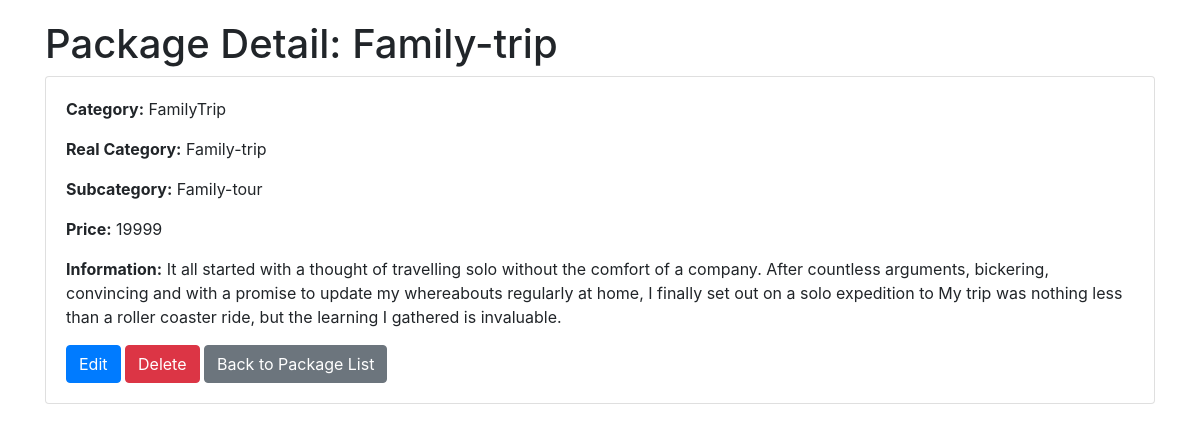
Screenshot of /packages/2/ with the database file from the repository.
### tour/models.py (models this page shows, shortened)
class Packages(models.Model):
    category = models.ForeignKey(Category, on_delete=models.CASCADE)
    real_category = models.CharField(max_length=50)
    subcategory = models.CharField(max_length=200)
    packages = models.CharField(max_length=200)
    price = models.PositiveIntegerField()
    information = models.TextField()

class Category(models.Model):
    name = models.CharField(max_length=50)
    description = models.TextField(blank=True)
    def __str__(self):
        return f"{self.name}"

### tour/views.py (the view)
# urls.py: path('packages/<int:pk>/', views.PackageDetailView.as_view(), name='package-detail'),
class PackageDetailView(DetailView):
    model = Packages
    template_name = 'package/package_detail.html'
    context_object_name = 'package'

### tour/templates/package/package_detail.html (shortened to what this page needs)
<!DOCTYPE html>
<html lang="en">
<head>
    <link rel="stylesheet" href="https://stackpath.bootstrapcdn.com/bootstrap/4.5.2/css/bootstrap.min.css">
</head>
<body>
    <div class="container">
        <h1>Package Detail: {{ package.real_category }}</h1>
        <div class="card">
            <div class="card-body">
                <p class="card-text"><strong>Category:</strong> {{ package.category }}</p>
                <p class="card-text"><strong>Real Category:</strong> {{ package.real_category }}</p>
                <p class="card-text"><strong>Subcategory:</strong> {{ package.subcategory }}</p>
                <p class="card-text"><strong>Price:</strong> {{ package.price }}</p>
                <p class="card-text"><strong>Information:</strong> {{ package.information }}</p>
                <a href="{% url 'package-update' package.pk %}" class="btn btn-primary">Edit</a>
                <a href="{% url 'package-delete' package.pk %}" class="btn btn-danger">Delete</a>
                <a href="{% url 'package-list' %}" class="btn btn-secondary">Back to Package List</a>
            </div>
        </div>
    </div>
</body>
</html>

### tour/templates/package/package_detail.html (style rules this page uses)
body { padding: 20px; }

### rows the page displays
Packages: real_category "Family-trip", category "FamilyTrip", subcategory "Family-tour", price "19999", information "It all started with a thought of travelling solo without the comfort of a company. After countless arguments, bickering, convincing and with a promise to update my whereabouts regularly at home, I finally set out on a solo expedition to My trip was nothing less than a roller coaster ride, but the learning I gathered is invaluable."
